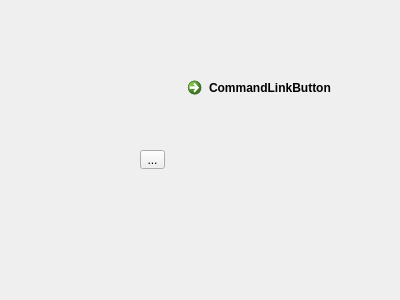
<?xml version="1.0" encoding="UTF-8"?>
<ui version="4.0">
 <class>Form</class>
 <widget class="QWidget" name="Form">
  <property name="geometry">
   <rect>
    <x>0</x>
    <y>0</y>
    <width>400</width>
    <height>300</height>
   </rect>
  </property>
  <property name="windowTitle">
   <string>Form</string>
  </property>
  <widget class="QToolButton" name="toolButton">
   <property name="geometry">
    <rect>
     <x>140</x>
     <y>150</y>
     <width>25</width>
     <height>19</height>
    </rect>
   </property>
   <property name="text">
    <string>...</string>
   </property>
  </widget>
  <widget class="QCommandLinkButton" name="commandLinkButton">
   <property name="geometry">
    <rect>
     <x>180</x>
     <y>70</y>
     <width>172</width>
     <height>41</height>
    </rect>
   </property>
   <property name="text">
    <string>CommandLinkButton</string>
   </property>
  </widget>
 </widget>
 <resources/>
 <connections/>
</ui>
